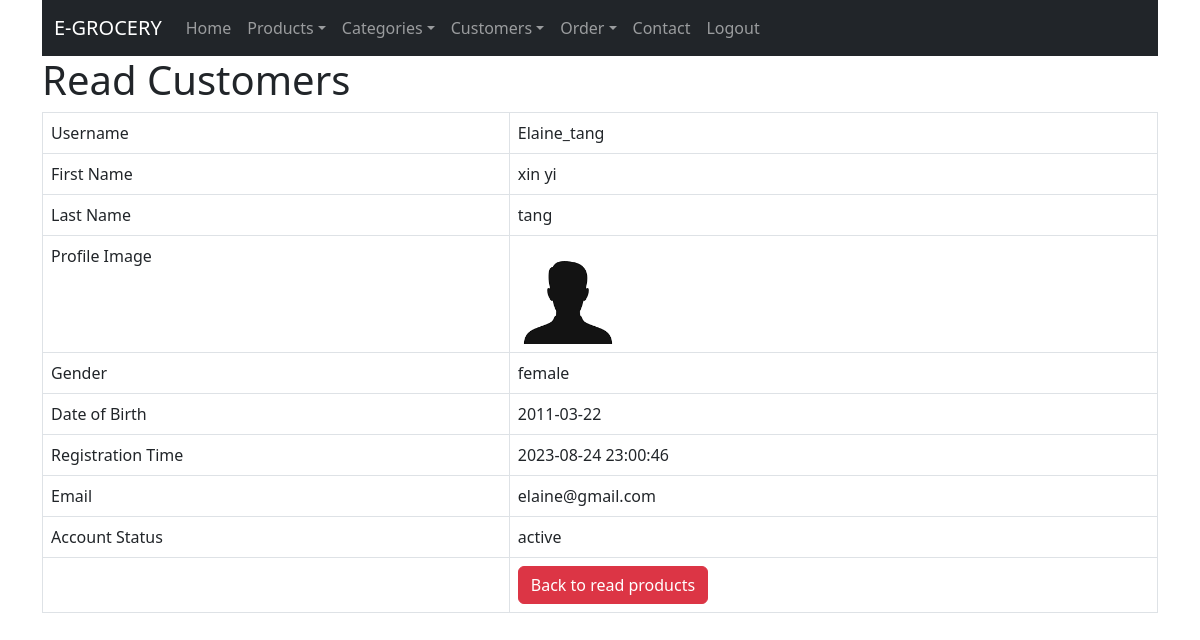
The app's page /customer_read_one.php?id=2 (signed in) with its own data.
### tables this page shows
CREATE TABLE IF NOT EXISTS `customers` (
  `id` int NOT NULL AUTO_INCREMENT,
  `username` varchar(128) NOT NULL,
  `password` varchar(150) NOT NULL,
  `firstname` varchar(128) NOT NULL,
  `lastname` varchar(128) NOT NULL,
  `image` varchar(255) NOT NULL,
  `gender` varchar(15) NOT NULL,
  `date_of_birth` date NOT NULL,
  `email` varchar(40) NOT NULL,
  `registration` datetime NOT NULL,
  `account_status` varchar(20) NOT NULL,
  PRIMARY KEY (`id`)
);

### customer_read_one.php (the view, shortened to what this page needs)
<!DOCTYPE HTML>
<html>
<head>
    <link href="https://cdn.jsdelivr.net/npm/bootstrap@5.3.0/dist/css/bootstrap.min.css" rel="stylesheet">
</head>
<body>
    <div class="container">
        <?php
        include 'menu/navbar.php';
        ?>
        <div class="page-header">
            <h1>Read Customers</h1>
        </div>
        <?php
        $id = isset($_GET['id']) ? $_GET['id'] : die('ERROR: Record ID not found.');
        include 'config/database.php';
        try {
            $query = "SELECT id, username, firstname, lastname, gender, date_of_birth, email, registration, account_status, image FROM customers WHERE id = :id ";
            $stmt = $con->prepare($query);
            $stmt->bindParam(":id", $id);
            $stmt->execute();
            $row = $stmt->fetch(PDO::FETCH_ASSOC);
            $username = $row['username'];
            $firstname = $row['firstname'];
            $lastname = $row['lastname'];
            $gender = $row['gender'];
            $date_of_birth = $row['date_of_birth'];
            $registration_date_time = $row['registration'];
            $account_status = $row['account_status'];
            $email = $row['email'];
            $image = $row['image'];
        }
        catch (PDOException $exception) {
            die('ERROR: ' . $exception->getMessage());
        }
        ?>
        <table class='table table-hover table-responsive table-bordered'>
            <tr>
                <td>Username</td>
                <td><?php echo htmlspecialchars($username, ENT_QUOTES);  ?></td>
            </tr>
            <tr>
                <td>First Name</td>
                <td><?php echo htmlspecialchars($firstname, ENT_QUOTES);  ?></td>
            </tr>
            <tr>
                <td>Last Name</td>
                <td><?php echo htmlspecialchars($lastname, ENT_QUOTES);  ?></td>
            </tr>
            <tr>
                <td>Profile Image</td>
                <td><img src="uploads/<?php echo $image; ?>" alt="<?php echo htmlspecialchars($username, ENT_QUOTES); ?>" width='100'></td>
            </tr>
            <tr>
                <td>Gender</td>
                <td><?php echo htmlspecialchars($gender, ENT_QUOTES);  ?></td>
            </tr>
            <tr>
                <td>Date of Birth</td>
                <td><?php echo htmlspecialchars($date_of_birth, ENT_QUOTES);  ?></td>
            </tr>
            <tr>
                <td>Registration Time</td>
                <td><?php echo htmlspecialchars($registration_date_time, ENT_QUOTES);  ?></td>
            </tr>
            <tr>
                <td>Email</td>
                <td><?php echo htmlspecialchars($email, ENT_QUOTES);  ?></td>
            </tr>
            <tr>
                <td>Account Status</td>
                <td><?php echo htmlspecialchars($account_status, ENT_QUOTES);  ?></td>
            </tr>
            <tr>
                <td></td>
                <td>
                    <a href='customer_read.php' class='btn btn-danger'>Back to read products</a>
                </td>
            </tr>
        </table>
    </div>
</body>
</html>

### records on screen
customers: username "Elaine_tang", firstname "xin yi", lastname "tang", image (placeholder picture), gender "female", date_of_birth "2011-03-22", registration "2023-08-24 23:00:46", email "elaine@gmail.com", account_status "active"
